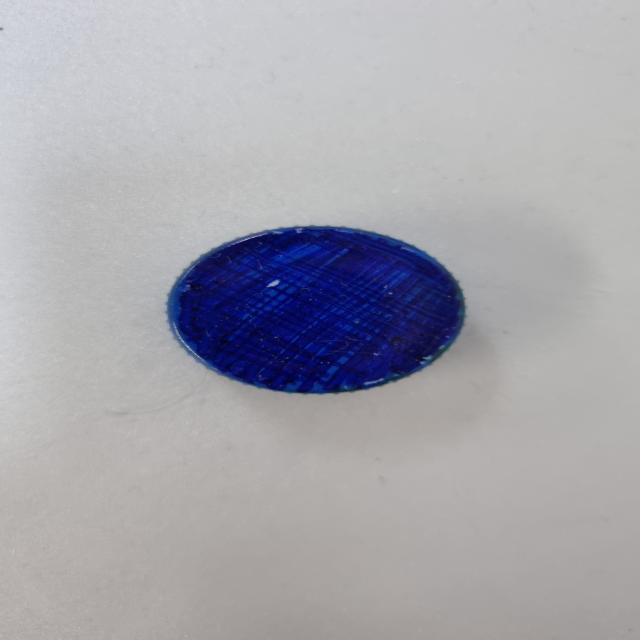
#> input picture src/외부통신/python/dataset/train/images/b_jpg.rf.88edc6d7daa61e347bd657c6ddf5a8d6 - 복사본 (10).jpg, 640 x 640 px
$ python -i color-detect.py   (imports and definitions only)
#> lines starting #> are read from the running program, lines starting #| are printed output that depends on the picture
#> further down, picture is the input picture: shape (640, 640, 3); mean B, G, R 173.5, 166.3, 166.9
import cv2
import numpy as np
import pymysql
from datetime import datetime
import time

# MariaDB 연결 설정
# [7 lines that did not run here, left out]

# Cursor 생성
# [1 line that did not run here, left out]

# Global variables to track the detection state of each color
last_detection_time = 0  # 마지막 감지 시간 초기화

# K-Means 클러스터링 함수
def detect_dominant_color(roi, k=3):
    pixels = roi.reshape(-1, 3)
    pixels = np.float32(pixels)

    # K-Means 클러스터링 설정
    criteria = (cv2.TERM_CRITERIA_EPS + cv2.TERM_CRITERIA_MAX_ITER, 100, 0.2)
    _, labels, centers = cv2.kmeans(pixels, k, None, criteria, 10, cv2.KMEANS_RANDOM_CENTERS)

    # 가장 큰 클러스터의 색상 반환
    dominant_color = centers[np.argmax(np.bincount(labels.flatten()))]
    return dominant_color

# 색상 감지 함수
def detect_color(frame):
    global last_detection_time

    # Get frame dimensions
    height, width, _ = frame.shape
#> height = 640; width = 640

    # Define the size of the square (e.g., 200x200 pixels)
    square_size = 120

    # Calculate the coordinates of the square's top-left and bottom-right corners
    x1 = width // 2 - square_size // 2
#> x1 = 260
    y1 = height // 2 - square_size // 2
#> y1 = 260
    x2 = width // 2 + square_size // 2
#> x2 = 380
    y2 = height // 2 + square_size // 2
#> y2 = 380

    # Draw the square on the frame for visualization
    cv2.rectangle(frame, (x1, y1), (x2, y2), (255, 255, 255), 2)

    # Extract the ROI (Region of Interest)
    roi = frame[y1:y2, x1:x2]
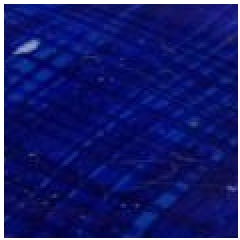
#> roi: shape (120, 120, 3) (shown 2 times larger); mean B, G, R 108.4, 27.5, 21.1

    # Apply Gaussian Blur to reduce noise
    roi = cv2.GaussianBlur(roi, (5, 5), 0)
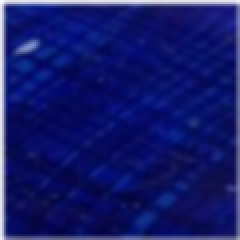
#> roi: shape (120, 120, 3) (shown 2 times larger); mean B, G, R 107.5, 26, 19.6

    # Detect dominant color using K-Means
    dominant_color = detect_dominant_color(roi)
#> in detect_dominant_color, `_, labels, centers = cv2.kmeans(pixels, k, None, criteria, 10, cv2.KME..`: labels = 14400 values, max 2 at index 363, min 0 at index 242, mean 1.86; centers = [[149.3, 91.64, 86.56], [222, 203.7, 202.2], [100.8, 15.73, 9]]
#> in detect_dominant_color, `dominant_color = centers[np.argmax(np.bincount(labels.flatten()))]`: dominant_color = [100.8, 15.73, 9]
#> dominant_color = [100.8, 15.73, 9]

    # Convert BGR to HSV for better color range handling
    dominant_hsv = cv2.cvtColor(np.uint8([[dominant_color]]), cv2.COLOR_BGR2HSV)[0][0]
#> dominant_hsv = [118, 235, 100]

    # Define color thresholds
    if 0 <= dominant_hsv[0] <= 10 and dominant_hsv[1] > 150 and dominant_hsv[2] > 150:
        return "red"
    elif 50 <= dominant_hsv[0] <= 70 and dominant_hsv[1] > 100 and dominant_hsv[2] > 100:
        return "green"
    elif 110 <= dominant_hsv[0] <= 130 and dominant_hsv[1] > 100 and dominant_hsv[2] > 100:
        return "blue"

    return None

# DB에 색상 데이터 삽입 함수
def insert_to_db(color):
    timestamp = datetime.now()
    query = "INSERT INTO ObjectDetection (Color, CameraTimestamp) VALUES (%s, %s)"
    cursor.execute(query, (color, timestamp))
    conn.commit()
    print(f"Inserted {color} at {timestamp}")

# [37 lines not run here, left out]

>>> import cv2
>>> picture = cv2.imread('dataset/train/images/b_jpg.rf.88edc6d7daa61e347bd657c6ddf5a8d6 - 복사본 (10).jpg')
>>> result = detect_color(picture)
